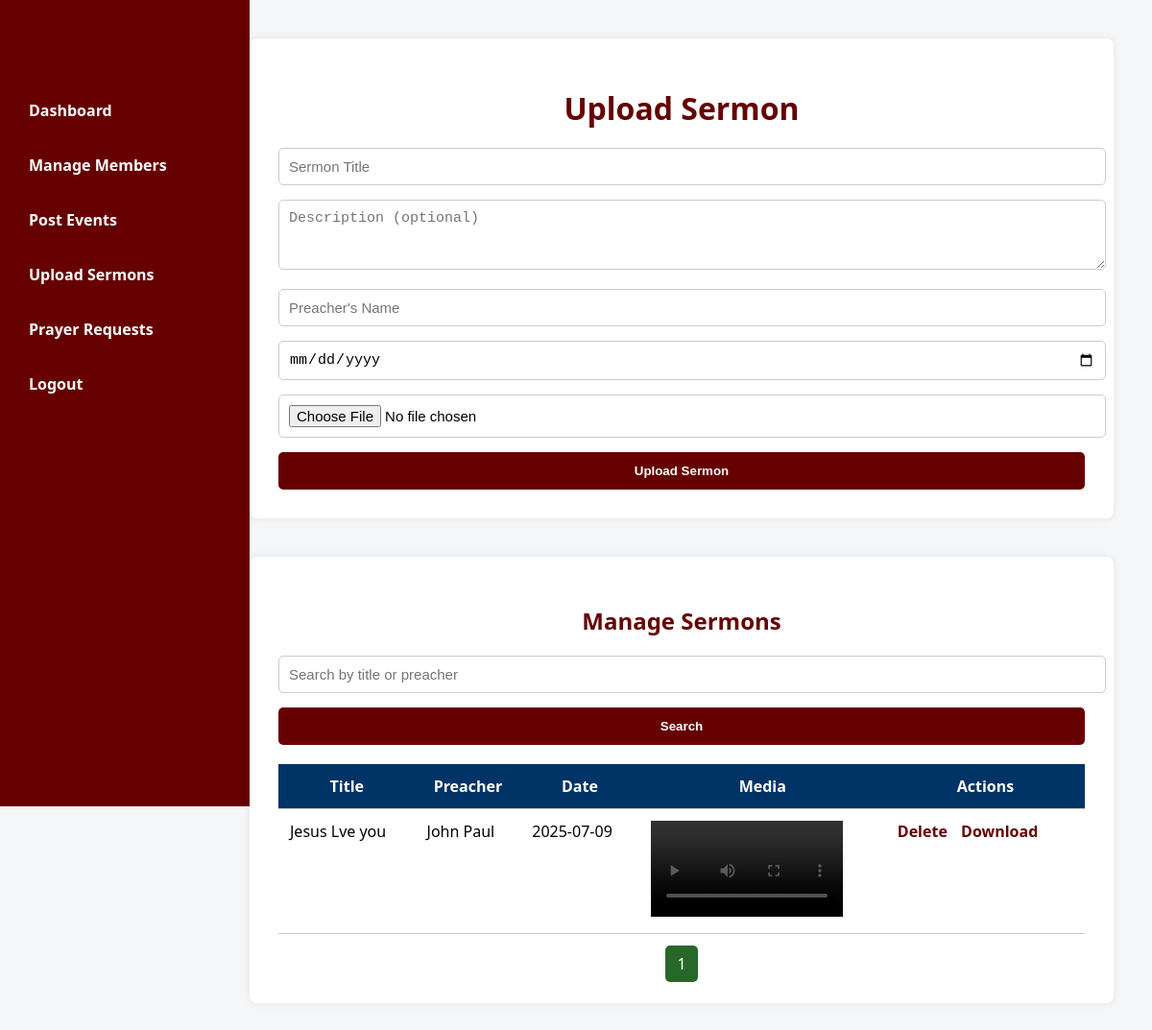
Page /upload_sermon.php (signed in) on the committed database.
### tables this page shows
CREATE TABLE `sermons` (
  `id` int(11) NOT NULL,
  `title` varchar(255) NOT NULL,
  `description` text DEFAULT NULL,
  `file_path` varchar(255) NOT NULL,
  `uploaded_at` timestamp NOT NULL DEFAULT current_timestamp(),
  `preacher` varchar(100) DEFAULT NULL,
  `sermon_date` date DEFAULT NULL
);

### upload_sermon.php (the view, shortened to what this page needs)
<?php
include "db_connect.php";
$search = isset($_GET['search']) ? trim($_GET['search']) : "";
$limit = 5;
$page = isset($_GET['page']) ? max(1, intval($_GET['page'])) : 1;
$offset = ($page - 1) * $limit;
$whereClause = "";
$totalQuery = $conn->query("SELECT COUNT(*) AS total FROM sermons $whereClause");
$total = $totalQuery->fetch_assoc()['total'];
$totalPages = ceil($total / $limit);
$sermons = $conn->query("SELECT * FROM sermons $whereClause ORDER BY sermon_date DESC LIMIT $limit OFFSET $offset");
?>
<!DOCTYPE html>
<html>
<head>
</head>
<body>
<div class="sidebar">
    <h2>Admin Panel</h2>
    <a href="admin_dashboard.php">Dashboard</a>
    <a href="manage_members.php">Manage Members</a>
    <a href="post_event.php">Post Events</a>
    <a href="upload_sermon.php">Upload Sermons</a>
    <a href="view_prayers.php">Prayer Requests</a>
    <a href="admin_logout.php">Logout</a>
</div>
<div class="main">
    <div class="form-container">
        <h1>Upload Sermon</h1>
        <form method="POST" enctype="multipart/form-data">
            <input type="text" name="title" placeholder="Sermon Title" required>
            <textarea name="description" rows="3" placeholder="Description (optional)"></textarea>
            <input type="text" name="preacher" placeholder="Preacher's Name" required>
            <input type="date" name="sermon_date" required>
            <input type="file" name="sermon_file" accept=".pdf,.mp3,.mp4" required>
            <button type="submit" name="upload">Upload Sermon</button>
        </form>
    </div>
    <div class="manage-section">
        <h2>Manage Sermons</h2>
        <div class="search-form">
            <form method="GET">
                <input type="text" name="search" value="<?php echo htmlspecialchars($search); ?>" placeholder="Search by title or preacher">
                <button type="submit">Search</button>
            </form>
        </div>
        <?php if ($sermons && $sermons->num_rows > 0): ?>
            <table>
                <thead>
                    <tr>
                        <th>Title</th>
                        <th>Preacher</th>
                        <th>Date</th>
                        <th>Media</th>
                        <th>Actions</th>
                    </tr>
                </thead>
                <tbody>
                    <?php while ($row = $sermons->fetch_assoc()): ?>
                        <tr>
                            <td><?php echo htmlspecialchars($row['title']); ?></td>
                            <td><?php echo htmlspecialchars($row['preacher']); ?></td>
                            <td><?php echo htmlspecialchars($row['sermon_date']); ?></td>
                            <td>
                                <?php
                                    $ext = strtolower(pathinfo($row['file_path'], PATHINFO_EXTENSION));
                                    if ($ext === 'mp4') {
                                        echo "<video controls><source src='".htmlspecialchars($row['file_path'])."' type='video/mp4'></video>";
                                    } elseif ($ext === 'mp3') {
                                        echo "<audio controls><source src='".htmlspecialchars($row['file_path'])."' type='audio/mpeg'></audio>";
                                    } else {
                                        echo "<a href='".htmlspecialchars($row['file_path'])."' target='_blank'>PDF</a>";
                                    }
                                ?>
                            </td>
                            <td class="actions">
                                <a href="?delete=<?php echo $row['id']; ?>" onclick="return confirm('Delete this sermon?')">Delete</a>
                                <a href="<?php echo htmlspecialchars($row['file_path']); ?>" download>Download</a>
                            </td>
                        </tr>
                    <?php endwhile; ?>
                </tbody>
            </table>
            <div class="pagination">
                <?php for ($i = 1; $i <= $totalPages; $i++): ?>
                    <a href="?search=<?php echo urlencode($search); ?>&page=<?php echo $i; ?>" class="<?php if ($i == $page) echo 'active'; ?>"><?php echo $i; ?></a>
                <?php endfor; ?>
            </div>
        <?php else: ?>
            <p style="text-align:center;">No sermons found.</p>
        <?php endif; ?>
    </div>
</div>
</body>
</html>

### upload_sermon.php (style rules this page uses)
body { font-family: 'Segoe UI', sans-serif; margin: 0; background-color: #f4f6f8; display: flex; }
.sidebar { width: 220px; background-color: #660000; color: white; height: 100vh; position: fixed; padding: 20px; }
.sidebar h2 { text-align: center; margin-bottom: 30px; font-size: 20px; }
.sidebar a { display: block; color: white; text-decoration: none; margin: 15px 0; padding: 10px; border-radius: 5px; font-weight: bold; }
.main { margin-left: 220px; padding: 40px; flex: 1; }
.form-container, .manage-section { background: white; padding: 30px; border-radius: 8px; box-shadow: 0 0 10px rgba(0,0,0,0.08); margin-bottom: 40px; max-width: 1100px; margin-left: auto; margin-right: auto; }
h1, h2 { color: #660000; text-align: center; margin-bottom: 20px; }
input, textarea { width: 100%; margin-bottom: 15px; padding: 10px; font-size: 15px; border-radius: 5px; border: 1px solid #ccc; }
button { background: #660000; color: white; border: none; padding: 12px; border-radius: 5px; font-weight: bold; cursor: pointer; width: 100%; }
table { width: 100%; border-collapse: collapse; margin-top: 20px; }
th, td { padding: 12px; border-bottom: 1px solid #ccc; vertical-align: top; }
th { background-color: #003366; color: white; }
.actions a { margin-right: 10px; color: #660000; font-weight: bold; text-decoration: none; }
video, audio { max-width: 200px; height: auto; }
.search-form { text-align: center; margin-top: 10px; }
.pagination { text-align: center; margin-top: 20px; }
.pagination a { margin: 0 5px; padding: 8px 12px; background-color: #003366; color: white; border-radius: 5px; text-decoration: none; }
.pagination a.active { background-color: #27682a; }

### rows in the picture
sermons: title "Jesus Lve you", preacher "John Paul", sermon_date "2025-07-09"
